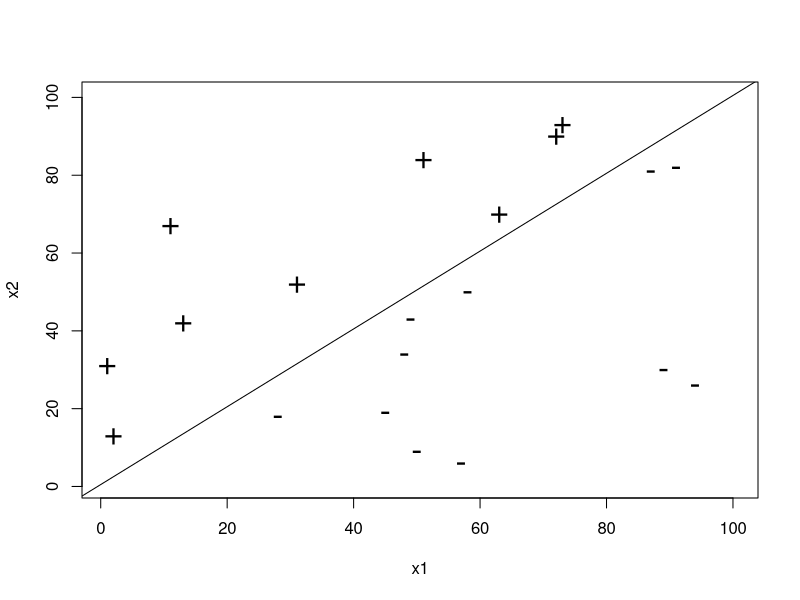

The R source for this figure:
x1 <- sample(1:100, 20, replace=F)
x2 <- sample(1:100, 20, replace=F)
x <- cbind(x1,x2)
Y <- ifelse(x2>0.5+x1,+1,-1)

plot(x,pch=ifelse(Y>0,"+","-"), xlim=c(1,100),ylim=c(1,100),cex=2)
abline(0.5,1)

distance.from.plane = function(z,w,b) {sum(z*w) + b}

classify.linear = function(x,w,b) {distances = apply(x, 1, distance.from.plane, w, b) 
+ return(ifelse(distances < 0, -1, +1))}

classify.linear(x,c(-1,1)/sqrt(2),-sqrt(2)/4)
Y

norm = function(x) {sqrt(sum(x * x))}

perceptron = function(x, y, learning.rate=1) {
  w = vector(length = ncol(x)) 
  b = 0 
  iter = 0 
  R = max(apply(x, 1, norm))
  error = TRUE 
  while (error) {
    error=FALSE 
    yc <- classify.linear(x,w,b)
    for (i in 1:nrow(x)) {
      if (y[i] != yc[i]) {
        w <- w + learning.rate * y[i]*x[i,]
        b <- b + learning.rate * y[i]*R^2
        iter <- iter+1
        #s = norm(w)
        #return(list(w=w/s,b=b/s,iterations=iter))
       error=TRUE} } }
  s = norm(w)
  return(list(w=w/s,b=b/s,iterations=iter))
  }

(p <- perceptron(x,Y))

y <- classify.linear(x,p$w,p$b)
sum(abs(Y-y))

#plot(x,pch=ifelse(Y>0,"+","-"), xlim=c(1,100),ylim=c(1,100),cex=2, )
#abline(0.5,1)
#abline(-0.6365139,0.7712652)
#abline(-0.99959209,-0.02855977)

